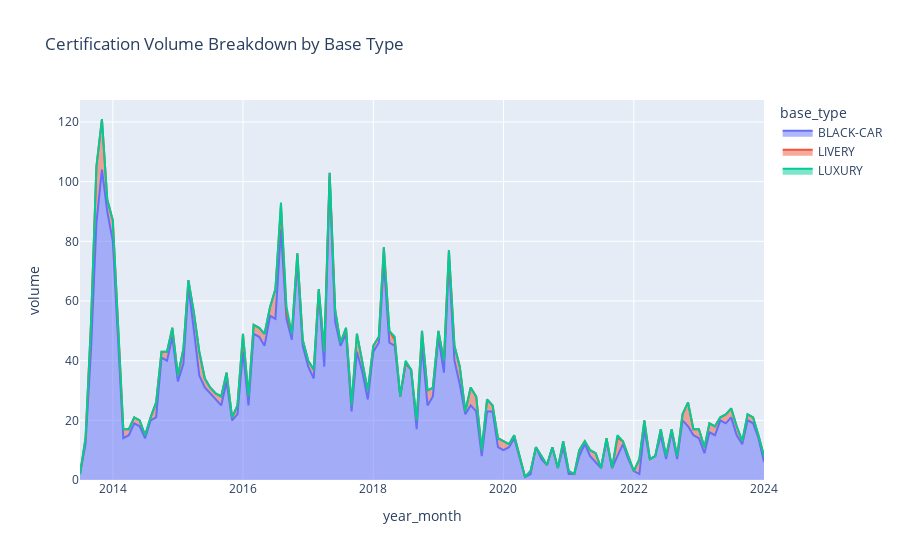

The cell this chart's notebook holds for it:
### Markdown cell above
### Trends

### Code cell
datum = {
    'question':'What is the breakdown of vehicle base types that get certified over time?',
    'context': context,
    'answer':{
        'query': """SELECT DATE_TRUNC_YM(certification_date) AS year_month, base_type, COUNT(*) as volume
GROUP BY DATE_TRUNC_YM(certification_date), base_type
ORDER BY DATE_TRUNC_YM(certification_date), base_type""",
        'plot': """fig = px.area(df, x='year_month', y='volume', color='base_type', title='Certification Volume Breakdown by Base Type')"""
    }
}
dataset_fhv.append(datum)
df = pd.DataFrame.from_records(client.get(endpoint, query=datum['answer']['query']))
df = clean_dtypes(df)
exec(datum['answer']['plot'])
fig
